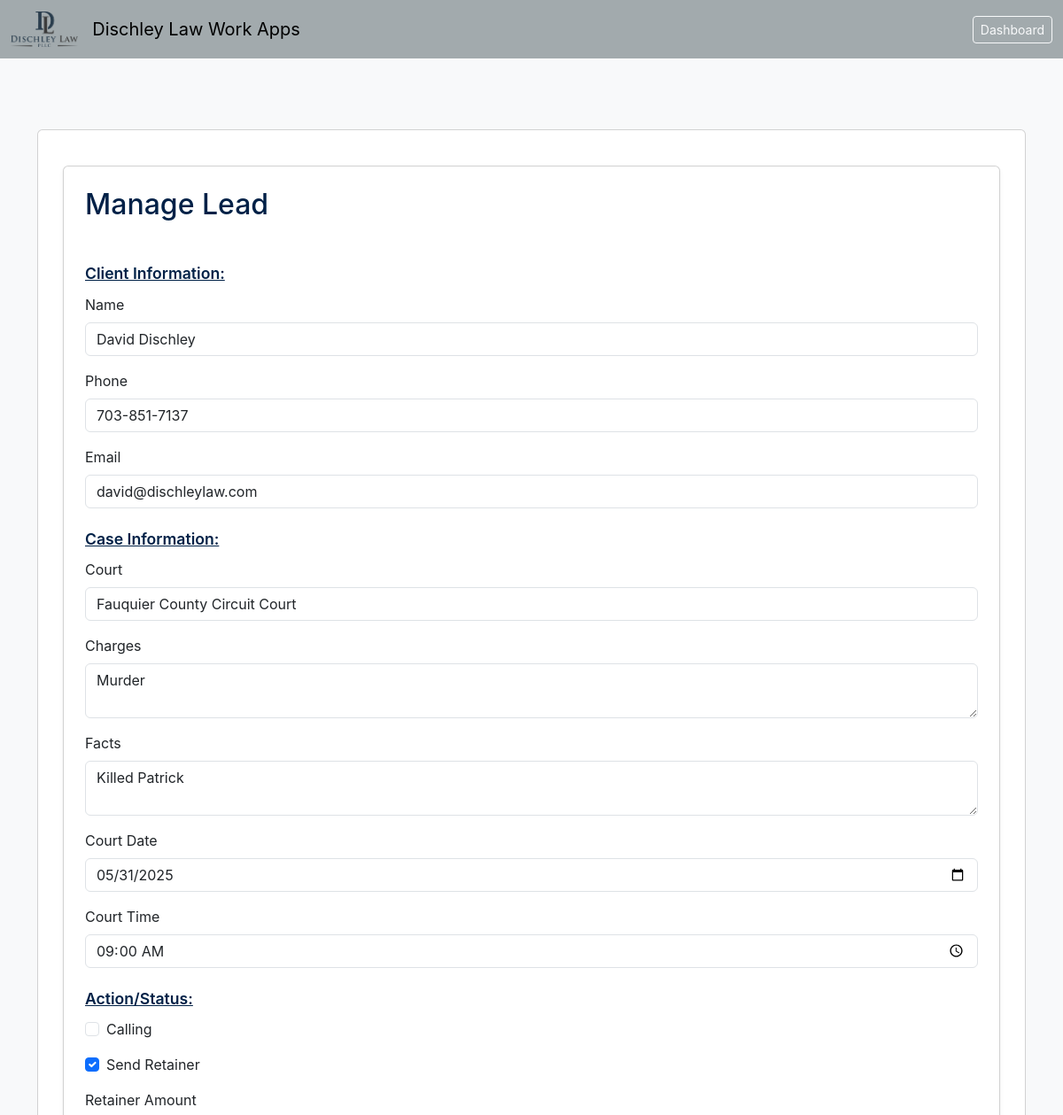
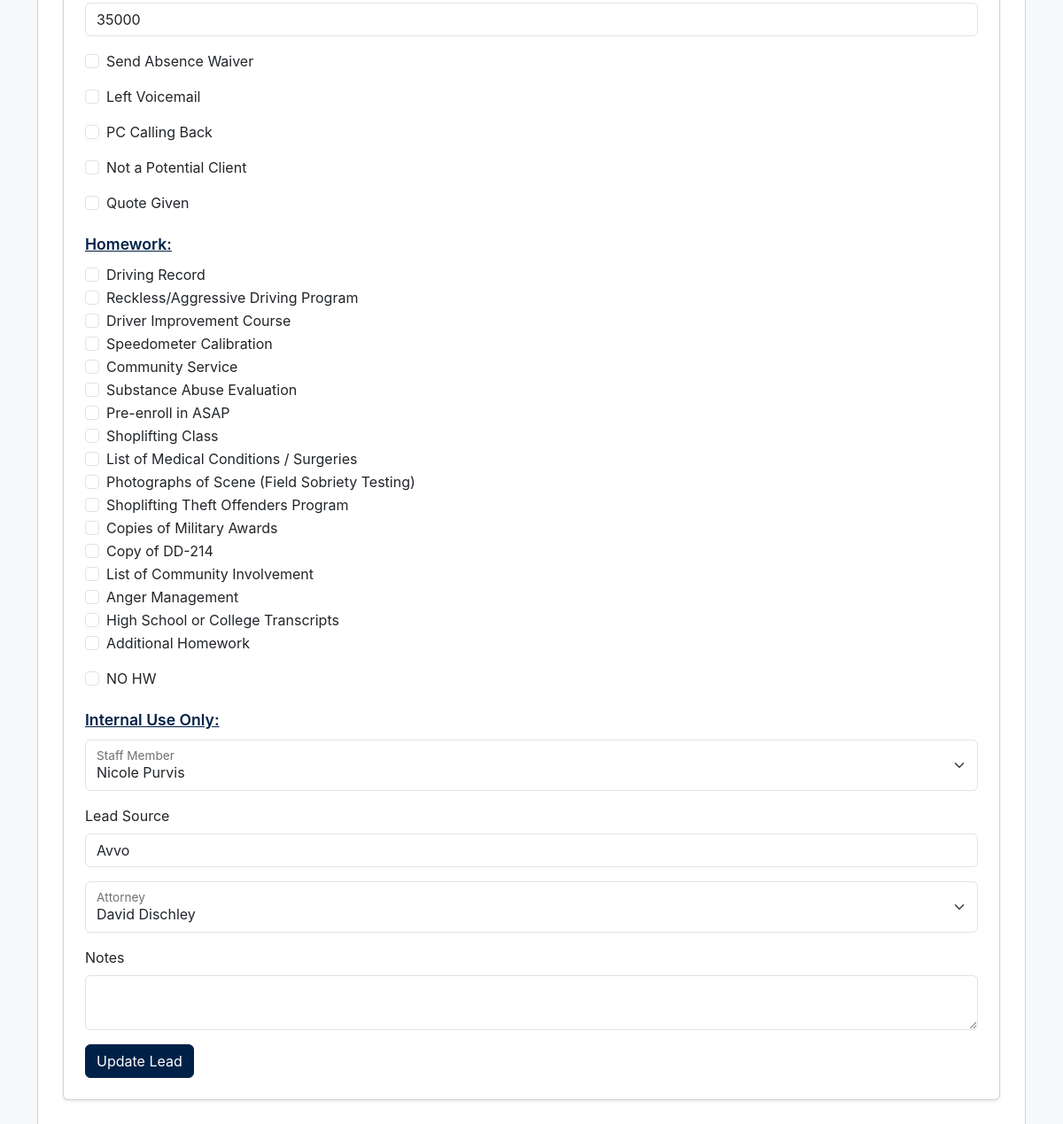
Page /lead/3 on the committed database (2 pictures, top to bottom).
### main.py (models this page shows)
class Lead(db.Model):
    id = db.Column(db.Integer, primary_key=True)
    name = db.Column(db.String(120), nullable=False)
    phone = db.Column(db.String(20))
    email = db.Column(db.String(120))
    court_date = db.Column(db.String(20))
    court_time = db.Column(db.String(20))
    court = db.Column(db.String(200))
    notes = db.Column(db.Text)
    facts = db.Column(db.Text)
    created_at = db.Column(db.DateTime, default=datetime.utcnow)
    send_retainer = db.Column(db.Boolean, default=False)
    retainer_amount = db.Column(db.String(50))
    lvm = db.Column(db.Boolean, default=False)
    not_pc = db.Column(db.Boolean, default=False)
    quote = db.Column(db.String(50), default="")
    lead_source = db.Column(db.String(100))
    case_type = db.Column(db.String(100))
    charges = db.Column(db.Text)
    staff_member = db.Column(db.String(100))
    absence_waiver = db.Column(db.Boolean, default=False)
    homework = db.Column(db.Text, default="")
    attorney = db.Column(db.String(100))
    homework_driving_record = db.Column(db.Boolean, default=False)
    homework_reckless_program = db.Column(db.Boolean, default=False)
    homework_driver_improvement = db.Column(db.Boolean, default=False)
    homework_speedometer = db.Column(db.Boolean, default=False)
    homework_community_service = db.Column(db.Boolean, default=False)
    homework_community_service_hours = db.Column(db.String(20))
    homework_substance_evaluation = db.Column(db.Boolean, default=False)
    homework_asap = db.Column(db.Boolean, default=False)
    homework_shoplifting = db.Column(db.Boolean, default=False)
    homework_medical_conditions = db.Column(db.Boolean, default=False)
    homework_photos = db.Column(db.Boolean, default=False)
    homework_shoplifting_program = db.Column(db.Boolean, default=False)
    homework_military_awards = db.Column(db.Boolean, default=False)
    homework_dd214 = db.Column(db.Boolean, default=False)
    homework_community_involvement = db.Column(db.Boolean, default=False)
    homework_anger_management_courseforcourt = db.Column(db.Boolean, default=False)
    homework_vasap = db.Column(db.Boolean, default=False)
    homework_substance_abuse_treatment = db.Column(db.Boolean, default=False)
    homework_substance_abuse_counseling = db.Column(db.Boolean, default=False)
    homework_transcripts = db.Column(db.Boolean, default=False)
    calling = db.Column(db.Boolean, default=False)
    calling_back = db.Column(db.Boolean, default=False)
    homework_additional = db.Column(db.Boolean, default=False)
    homework_additional_notes = db.Column(db.String(200))
    homework_no_hw = db.Column(db.Boolean, default=False)
    plea_offer = db.Column(db.Text)

### main.py (the view)
@app.route("/lead/<int:lead_id>")
def view_lead(lead_id):
    lead = Lead.query.get_or_404(lead_id)
    return render_template("view_lead.html", lead=lead)

### main.py (called while the page is built)
def register_after_request(app):
    @app.after_request
    def add_no_cache_headers(response):
        response.headers["Cache-Control"] = "no-store, no-cache, must-revalidate, max-age=0"
        response.headers["Pragma"] = "no-cache"
        response.headers["Expires"] = "0"
        return response

### templates/view_lead.html (shortened to what this page needs)
{% extends "base.html" %}
{% block content %}
<div class="container py-4">
  <div class="card shadow-sm p-4 mb-4">
    <h2 class="mb-4">Manage Lead</h2>
    <form method="POST" action="{{ url_for('update_lead', lead_id=lead.id) }}">
    <div class="section-divider">
      <h5 class="section-label">Client Information:</h5>
      <div class="mb-3">
        <label for="name" class="form-label">Name</label>
        <input type="text" name="name" class="form-control" value="{{ lead.name }}">
      </div>
      <div class="mb-3">
        <label for="phone" class="form-label">Phone</label>
        <input type="tel" name="phone" class="form-control" value="{{ lead.phone }}">
      </div>
      <div class="mb-3">
        <label for="email" class="form-label">Email</label>
        <input type="email" name="email" class="form-control" value="{{ lead.email }}">
      </div>
    </div>
    <div class="section-divider">
      <h5 class="section-label">Case Information:</h5>
      <div class="mb-3">
        <label for="court" class="form-label">Court</label>
        <input type="text" name="court" class="form-control" value="{{ lead.court }}">
      </div>
      <div class="mb-3">
        <label for="charges" class="form-label">Charges</label>
        <textarea name="charges" class="form-control">{{ lead.charges }}</textarea>
      </div>
      <div class="mb-3">
        <label for="facts" class="form-label">Facts</label>
        <textarea name="facts" class="form-control">{{ lead.facts }}</textarea>
      </div>
      <div class="mb-3">
        <label for="court_date" class="form-label">Court Date</label>
        <input type="date" name="court_date" class="form-control" value="{{ lead.court_date }}">
      </div>
      <div class="mb-3">
        <label for="court_time" class="form-label">Court Time</label>
        <input type="time" name="court_time" class="form-control" value="{{ lead.court_time }}">
      </div>
    </div>
    <div class="section-divider">
      <h5 class="section-label">Action/Status:</h5>
      <div class="mb-3 form-check">
        <input type="checkbox" name="calling" class="form-check-input" id="calling" {% if lead.calling %}checked{% endif %}>
        <label class="form-check-label" for="calling">Calling</label>
      </div>
      <div class="mb-3 form-check">
        <input type="checkbox" name="send_retainer" class="form-check-input" id="sendRetainer" {% if lead.send_retainer %}checked{% endif %}>
        <label class="form-check-label" for="sendRetainer">Send Retainer</label>
      </div>
      <div class="mb-3" id="retainerAmountBox" {% if not lead.send_retainer %}style="display:none;"{% endif %}>
        <label for="retainer_amount" class="form-label">Retainer Amount</label>
        <input type="text" name="retainer_amount" class="form-control" value="{{ lead.retainer_amount or '' }}">
      </div>
      <div class="mb-3" id="absenceWaiverBox" {% if not lead.send_retainer %}style="display:none;"{% endif %}>
        <div class="form-check">
          <input type="checkbox" name="absence_waiver" class="form-check-input" id="absenceWaiver" {% if lead.absence_waiver %}checked{% endif %}>
          <label class="form-check-label" for="absenceWaiver">Send Absence Waiver</label>
        </div>
      </div>
      <div class="mb-3 form-check">
        <input type="checkbox" name="lvm" class="form-check-input" id="lvm" {% if lead.lvm %}checked{% endif %}>
        <label class="form-check-label" for="lvm">Left Voicemail</label>
      </div>
      <div class="mb-3 form-check">
        <input type="checkbox" name="calling_back" class="form-check-input" id="calling_back" {% if lead.calling_back %}checked{% endif %}>
        <label class="form-check-label" for="calling_back">PC Calling Back</label>
      </div>
      <div class="mb-3 form-check">
        <input type="checkbox" name="not_pc" class="form-check-input" id="notPC" {% if lead.not_pc %}checked{% endif %}>
        <label class="form-check-label" for="notPC">Not a Potential Client</label>
      </div>
      <div class="mb-3 form-check">
        <input type="checkbox" class="form-check-input" id="toggleQuote" name="toggle_quote">
        <label class="form-check-label" for="toggleQuote">Quote Given</label>
      </div>
    </div>
    <div id="homeworkSection" {% if not lead.send_retainer %}style="display:none;"{% endif %}>
      <div class="section-divider">
        <h5 class="section-label">Homework:</h5>
        <div class="mb-3">
        <div class="form-check">
          <input class="form-check-input" type="checkbox" name="homework_driving_record" id="homework_driving_record">
          <label class="form-check-label" for="homework_driving_record">Driving Record</label>
        </div>
        <div class="form-check">
          <input class="form-check-input" type="checkbox" name="homework_reckless_program" id="homework_reckless_program">
          <label class="form-check-label" for="homework_reckless_program">Reckless/Aggressive Driving Program</label>
        </div>
        <div class="form-check">
          <input class="form-check-input" type="checkbox" name="homework_driver_improvement" id="homework_driver_improvement">
          <label class="form-check-label" for="homework_driver_improvement">Driver Improvement Course</label>
        </div>
        <div class="form-check">
          <input class="form-check-input" type="checkbox" name="homework_speedometer" id="homework_speedometer">
          <label class="form-check-label" for="homework_speedometer">Speedometer Calibration</label>
        </div>
        <div class="form-check">
          <input class="form-check-input" type="checkbox" name="homework_community_service" id="homework_community_service">
          <label class="form-check-label" for="homework_community_service">Community Service</label>
        </div>
        <div class="form-check">
          <input class="form-check-input" type="checkbox" name="homework_substance_evaluation" id="homework_substance_evaluation">
          <label class="form-check-label" for="homework_substance_evaluation">Substance Abuse Evaluation</label>
        </div>
        <div class="form-check">
          <input class="form-check-input" type="checkbox" name="homework_asap" id="homework_asap">
          <label class="form-check-label" for="homework_asap">Pre-enroll in ASAP</label>
        </div>
        <div class="form-check">
          <input class="form-check-input" type="checkbox" name="homework_shoplifting" id="homework_shoplifting">
          <label class="form-check-label" for="homework_shoplifting">Shoplifting Class</label>
        </div>
        <div class="form-check">
          <input class="form-check-input" type="checkbox" name="homework_medical_conditions" id="homework_medical_conditions">
          <label class="form-check-label" for="homework_medical_conditions">List of Medical Conditions / Surgeries</label>
        </div>
        <div class="form-check">
          <input class="form-check-input" type="checkbox" name="homework_photos" id="homework_photos">
          <label class="form-check-label" for="homework_photos">Photographs of Scene (Field Sobriety Testing)</label>
        </div>
        <div class="form-check">
          <input class="form-check-input" type="checkbox" name="homework_shoplifting_program" id="homework_shoplifting_program">
          <label class="form-check-label" for="homework_shoplifting_program">Shoplifting Theft Offenders Program</label>
        </div>
        <div class="form-check">
          <input class="form-check-input" type="checkbox" name="homework_military_awards" id="homework_military_awards">
          <label class="form-check-label" for="homework_military_awards">Copies of Military Awards</label>
        </div>
        <div class="form-check">
          <input class="form-check-input" type="checkbox" name="homework_dd214" id="homework_dd214">
          <label class="form-check-label" for="homework_dd214">Copy of DD-214</label>
        </div>
        <div class="form-check">
          <input class="form-check-input" type="checkbox" name="homework_community_involvement" id="homework_community_involvement">
          <label class="form-check-label" for="homework_community_involvement">List of Community Involvement</label>
        </div>
        <div class="form-check">
          <input class="form-check-input" type="checkbox" name="homework_anger_management_courseforcourt" id="homework_anger_management_courseforcourt">
          <label class="form-check-label" for="homework_anger_management_courseforcourt">Anger Management</label>
        </div>
        <div class="form-check">
          <input class="form-check-input" type="checkbox" name="homework_transcripts" id="homework_transcripts">
          <label class="form-check-label" for="homework_transcripts">High School or College Transcripts</label>
        </div>
        <div class="mb-3 form-check">
          <input class="form-check-input" type="checkbox" id="toggleAdditionalHomework" name="toggle_additional_homework">
          <label class="form-check-label" for="toggleAdditionalHomework">Additional Homework</label>
        </div>
        <div class="form-check">
          <input class="form-check-input" type="checkbox" name="homework_no_hw" id="homework_no_hw">
          <label class="form-check-label" for="homework_no_hw">NO HW</label>
        </div>
      </div>
        </div>
      </div>
    <div class="section-divider">
      <h5 class="section-label">Internal Use Only:</h5>
      <div class="mb-3 form-floating">
        <select name="staff_member" class="form-select" id="staffMemberSelect">
          <option value="Nicole Purvis" {% if lead.staff_member == "Nicole Purvis" %}selected{% endif %}>Nicole Purvis</option>
        </select>
        <label for="staffMemberSelect" class="form-label">Staff Member</label>
      </div>
      <div class="mb-3">
        <label for="lead_source" class="form-label">Lead Source</label>
        <input type="text" name="lead_source" class="form-control" value="{{ lead.lead_source }}">
      </div>
      <div class="mb-3 form-floating">
        <select name="attorney" id="attorney" class="form-select">
          <option value="David Dischley" {% if lead.attorney == "David Dischley" %}selected{% endif %}>David Dischley</option>
        </select>
        <label for="attorney" class="form-label">Attorney</label>
      </div>
      <div class="mb-3">
        <label for="notes" class="form-label">Notes</label>
        <textarea name="notes" class="form-control">{{ lead.notes }}</textarea>
      </div>
    </div>
      <button type="submit" class="btn btn-primary">Update Lead</button>
    </form>
  </div>
</div>
{% endblock %}

### static/style.css (style rules this page uses)
body { background-color: #f8f9fa; font-family: -apple-system, BlinkMacSystemFont, "Segoe UI", Roboto, "Helvetica Neue", Arial, sans-serif; margin: 0; padding: 0; }
h1, h2, h3, h4 { color: #002147; }
.container { padding-top: 2rem; padding-bottom: 2rem; }
.btn-primary { background-color: #002147; border-color: #002147; }

### templates/view_lead.html (style rules this page uses)
.section-label { font-weight: 600; text-decoration: underline; font-size: 1.1rem; margin-top: 1.5rem; margin-bottom: 0.75rem; color: #002147; }
.section-divider { margin-top: 1.25rem; margin-bottom: 0.75rem; }

### rows in the picture
Lead: name "David Dischley", phone "703-851-7137", email "david@dischleylaw.com", court "Fauquier County Circuit Court", charges "Murder", facts "Killed Patrick", court_date "05/31/2025", court_time "09:00", send_retainer "☑", retainer_amount "35000", staff_member "Nicole Purvis", lead_source "Avvo", attorney "David Dischley"
